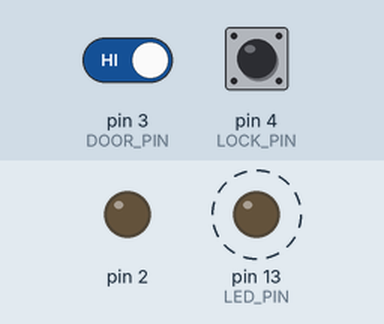
This sketch was run on a simulated Arduino Uno, built with avr-gcc and run on an emulated ATmega328P. Parts: output pins drawn as LEDs (lit = HIGH). Dashed ring = blinking. Inputs (shaded band) come from the test bench; at power-on: pin 3 (DOOR_PIN) HIGH, pin 4 (LOCK_PIN) HIGH.

Above: at 0.02 s.
Timing chart, 0 to 3.0 s (numbered marks = the images above):
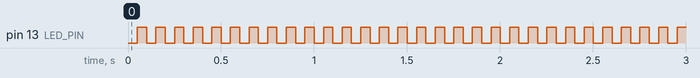

Measured:
- by itself, pin 13 (LED_PIN): alternates HIGH for 0.05 s and LOW for 0.05 s

The sketch:

KeyManager.ino
```cpp
#include <SoftwareSerial.h>
#include <avr/wdt.h>
#include <TypeDefinition.h>
#include <libSTP.h>
#include <libKeyManager.h>

#define LED_PIN   13
#define DOOR_PIN  3
#define LOCK_PIN  4
#define KEY_PIN   5

#define BIT_RATE  19200
#define MY_ADDR   0x01

STP stp(BIT_RATE, MY_ADDR);
KeyManager km(&stp, KEY_PIN, LOCK_PIN, DOOR_PIN);

boolean i = false;

void setup() {
  wdt_enable(WDTO_1S);

  pinMode(2, OUTPUT);
  pinMode(LED_PIN, OUTPUT);
  pinMode(DOOR_PIN, INPUT_PULLUP);
  pinMode(LOCK_PIN, INPUT_PULLUP);
  pinMode(KEY_PIN, OUTPUT);

  digitalWrite(2, LOW);
  Serial.begin(BIT_RATE);
}

void loop() {
  km.execComm();
  digitalWrite(LED_PIN, i);
  i = !i;
  wdt_reset();
  delay(50);
}
```
